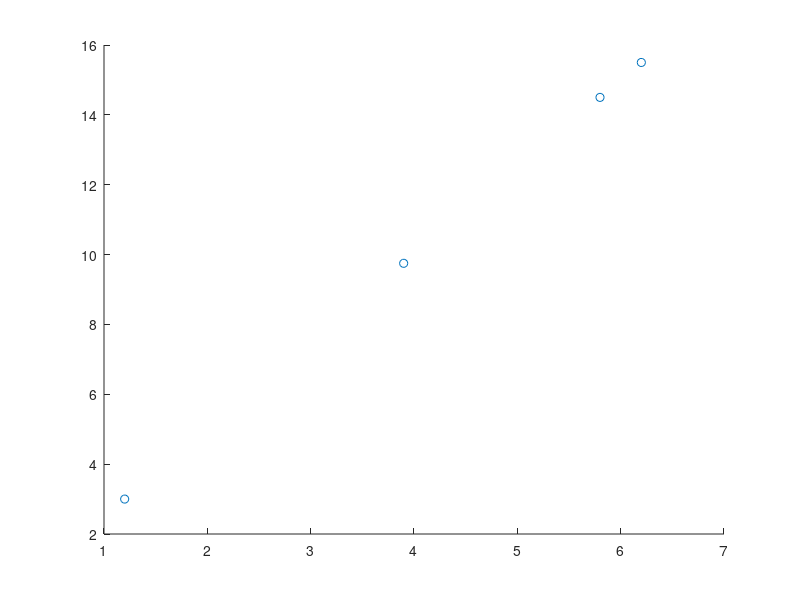
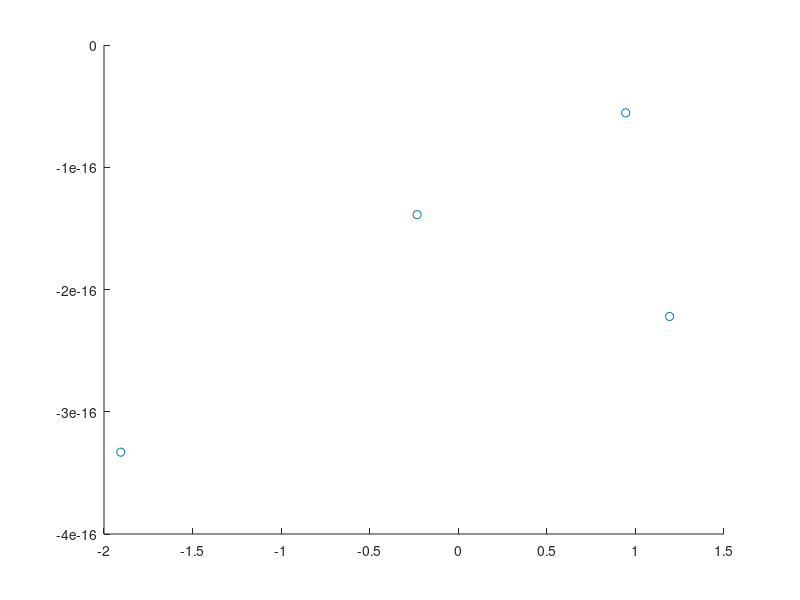

Here is the MATLAB script that generated these plots, in order:
clear all
close all
clc

% X = xlsread('heart.csv');
% X = X(:,1:13);
% X = randn(303,13);
% return
X = [1.2 3.9 5.8 6.2;  3 9.75 14.5 15.5]'
% X = [2.5 0.5 2.2 1.9 3.1 2.3 2 1 1.5 1.1; 2.4 0.7 2.9 2.2 3 2.7 1.6 1.1 1.6 0.9]'
scatter(X(:,1),X(:,2))

mu = mean(X)
var = var(X)
X_scaled = X - mu
X_scaled = X_scaled./var.^0.5       %With scaling gives a better understanding of correlation
S = (X_scaled'*X_scaled)/(length(X)-1)
[eigvec,eigval] = eig(S)

Y = X_scaled*eigvec
% Y(:,1) = 0

figure
scatter(Y(:,2),(Y(:,1)))

Xreconstructed = ((Y*eigvec').*var.^0.5) + mu %with scaling
% Xreconstructed = ((Y*eigvec')) + mu %without scaling
mean(mean(100*abs(X- Xreconstructed)./X))

% [eigvec,~,eigval,~,~,mu] = pca(X)
